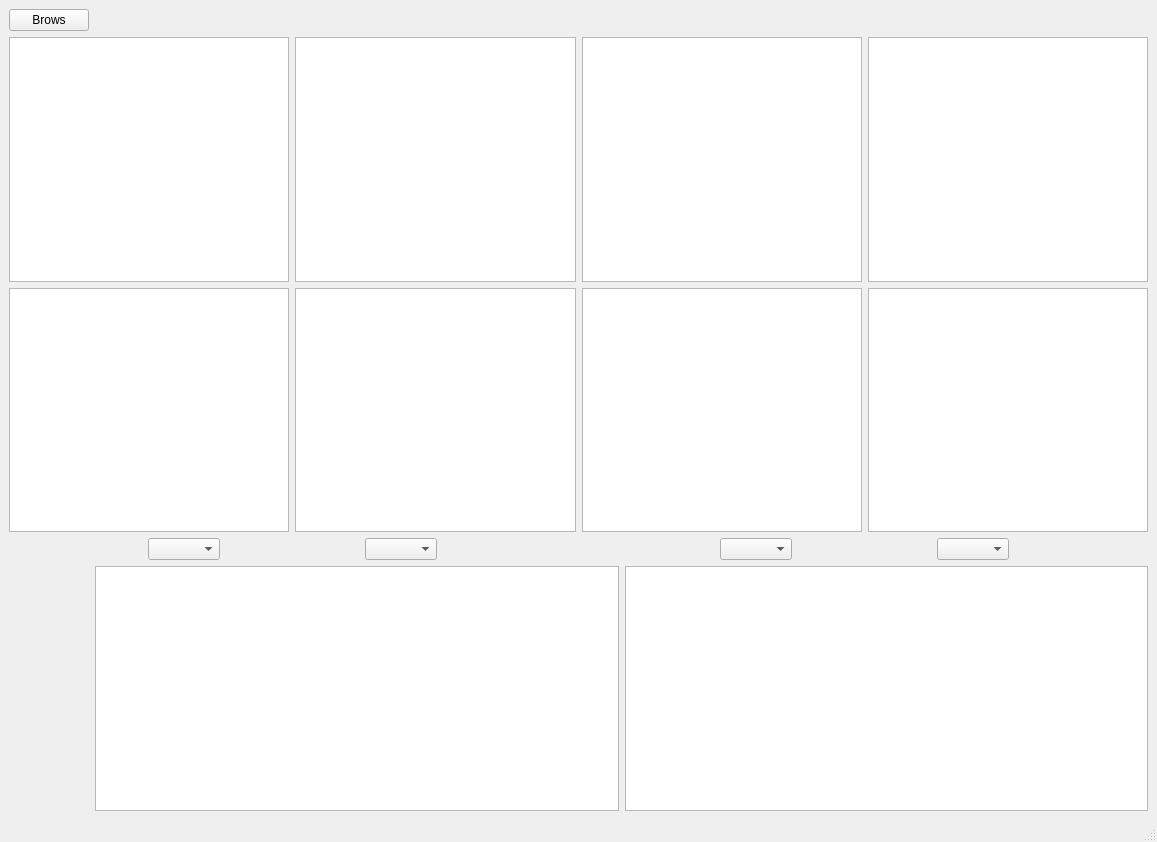
<?xml version="1.0" encoding="UTF-8"?>
<ui version="4.0">
 <class>MainWindow</class>
 <widget class="QMainWindow" name="MainWindow">
  <property name="geometry">
   <rect>
    <x>0</x>
    <y>0</y>
    <width>1157</width>
    <height>842</height>
   </rect>
  </property>
  <property name="windowTitle">
   <string>MainWindow</string>
  </property>
  <widget class="QWidget" name="centralwidget">
   <layout class="QGridLayout" name="gridLayout_2">
    <item row="0" column="0">
     <layout class="QGridLayout" name="gridLayout">
      <item row="0" column="0">
       <widget class="QPushButton" name="pushButton">
        <property name="text">
         <string>Brows</string>
        </property>
       </widget>
      </item>
      <item row="1" column="0" colspan="2">
       <layout class="QHBoxLayout" name="horizontalLayout_2">
        <item>
         <widget class="QGraphicsView" name="graphicsView"/>
        </item>
        <item>
         <widget class="QGraphicsView" name="graphicsView_2"/>
        </item>
        <item>
         <widget class="QGraphicsView" name="graphicsView_3"/>
        </item>
        <item>
         <widget class="QGraphicsView" name="graphicsView_10"/>
        </item>
       </layout>
      </item>
      <item row="2" column="0" colspan="2">
       <layout class="QHBoxLayout" name="horizontalLayout">
        <item>
         <widget class="QGraphicsView" name="graphicsView_6"/>
        </item>
        <item>
         <widget class="QGraphicsView" name="graphicsView_7"/>
        </item>
        <item>
         <widget class="QGraphicsView" name="graphicsView_8"/>
        </item>
        <item>
         <widget class="QGraphicsView" name="graphicsView_9"/>
        </item>
       </layout>
      </item>
      <item row="3" column="0" colspan="2">
       <layout class="QHBoxLayout" name="horizontalLayout_4">
        <item>
         <spacer name="horizontalSpacer_4">
          <property name="orientation">
           <enum>Qt::Horizontal</enum>
          </property>
          <property name="sizeHint" stdset="0">
           <size>
            <width>40</width>
            <height>20</height>
           </size>
          </property>
         </spacer>
        </item>
        <item>
         <widget class="QComboBox" name="comboBox"/>
        </item>
        <item>
         <spacer name="horizontalSpacer">
          <property name="orientation">
           <enum>Qt::Horizontal</enum>
          </property>
          <property name="sizeHint" stdset="0">
           <size>
            <width>40</width>
            <height>20</height>
           </size>
          </property>
         </spacer>
        </item>
        <item>
         <widget class="QComboBox" name="comboBox_2"/>
        </item>
        <item>
         <spacer name="horizontalSpacer_6">
          <property name="orientation">
           <enum>Qt::Horizontal</enum>
          </property>
          <property name="sizeHint" stdset="0">
           <size>
            <width>40</width>
            <height>20</height>
           </size>
          </property>
         </spacer>
        </item>
        <item>
         <spacer name="horizontalSpacer_2">
          <property name="orientation">
           <enum>Qt::Horizontal</enum>
          </property>
          <property name="sizeHint" stdset="0">
           <size>
            <width>40</width>
            <height>20</height>
           </size>
          </property>
         </spacer>
        </item>
        <item>
         <widget class="QComboBox" name="comboBox_3"/>
        </item>
        <item>
         <spacer name="horizontalSpacer_3">
          <property name="orientation">
           <enum>Qt::Horizontal</enum>
          </property>
          <property name="sizeHint" stdset="0">
           <size>
            <width>40</width>
            <height>20</height>
           </size>
          </property>
         </spacer>
        </item>
        <item>
         <widget class="QComboBox" name="comboBox_4"/>
        </item>
        <item>
         <spacer name="horizontalSpacer_5">
          <property name="orientation">
           <enum>Qt::Horizontal</enum>
          </property>
          <property name="sizeHint" stdset="0">
           <size>
            <width>40</width>
            <height>20</height>
           </size>
          </property>
         </spacer>
        </item>
       </layout>
      </item>
      <item row="4" column="1">
       <layout class="QHBoxLayout" name="horizontalLayout_3">
        <item>
         <widget class="QGraphicsView" name="graphicsView_5"/>
        </item>
        <item>
         <widget class="QGraphicsView" name="graphicsView_4"/>
        </item>
       </layout>
      </item>
     </layout>
    </item>
   </layout>
  </widget>
  <widget class="QMenuBar" name="menubar">
   <property name="geometry">
    <rect>
     <x>0</x>
     <y>0</y>
     <width>1157</width>
     <height>26</height>
    </rect>
   </property>
  </widget>
  <widget class="QStatusBar" name="statusbar"/>
 </widget>
 <resources/>
 <connections/>
</ui>
